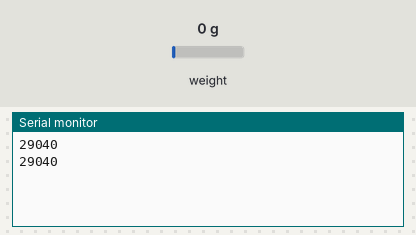
This sketch was run on a simulated Arduino Uno, built with avr-gcc and run on an emulated ATmega328P. Parts: the last lines printed to the serial monitor. Wiring (inferred from the names in the program): HX711 load-cell converter: data A1; SCK A0. Inputs (shaded band) come from the test bench; at power-on: weight on the scale 0 g.

Above: at 1.8 s.
1.9 s: weight on the scale set to 100 g
At 2.6 s:
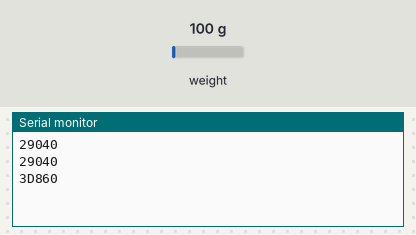
4.5 s: weight on the scale set to 2500 g
At 5.8 s:
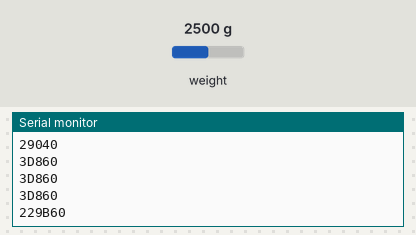
7.5 s: weight on the scale set to 1250 g
At 8.5 s:
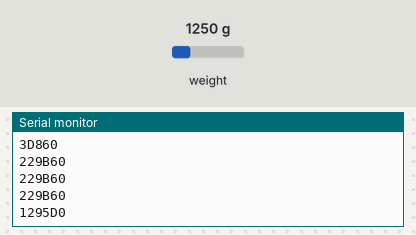
11.5 s: weight on the scale set to 3750 g
At 12.8 s:
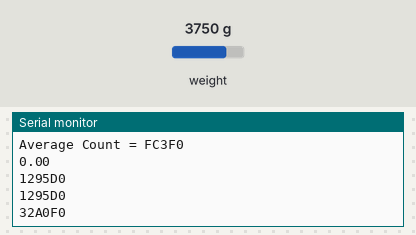
14.5 s: weight on the scale set to 4900 g
At 15.8 s:
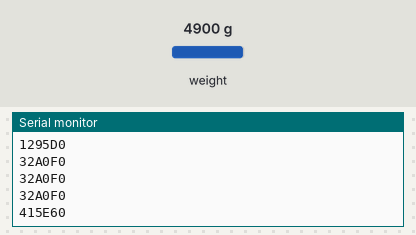

The sketch:

I2Ctestscript.ino
```cpp
unsigned long x = 0, y=0;
unsigned long dataArray[10];
int j = 0;
void setup()
{
  Serial.begin(9600);
  pinMode(A1, INPUT); //data line  //Yellow cable
  pinMode(A0, OUTPUT);  //SCK line  //Orange cable
}

void loop()
{

  for (int j = 0; j < 10; j++)
  {
    digitalWrite(A0, LOW);//SCK is made LL
    while (digitalRead(A1) != LOW) //wait until Data Line goes LOW
      ;
    {
      for (int i = 0; i < 24; i++)  //read 24-bit data from HX711
      {
        clk();      //generate CLK pulse to get MSB-it at A1-pin
        bitWrite(x, 0, digitalRead(A1));
        x = x << 1;
      }
      clk();  //25th pulse
      Serial.println(x, HEX);
      y = x;
      x = 0;
      delay(1000);
    }
    dataArray[j] = y;
  }

  Serial.println("===averaging process=========");
  unsigned long sum = 0;

  for (j = 0; j < 10; j++)
  {
    sum += dataArray[j];
  }
  Serial.print("Average Count = ");
  sum = sum / 10;
  Serial.println(sum, HEX);
  float W = (float)0.90*(sum-901002)/946560 + 0.75;//0.005331 * sum - 1146.176;
  W = (float)W / 1000.00;
  Serial.println(W, 2);
}

void clk()
{
  digitalWrite(A0, HIGH);
  digitalWrite(A0, LOW);
}
```

Measured:
- after the input at 1.9 s, the serial monitor: prints a new line after 0.10 s (image 1)
- after the input at 4.5 s, the serial monitor: prints a new line after 0.50 s (image 2)
- after the input at 7.5 s, the serial monitor: prints a new line after 0.51 s (image 3)
- after the input at 11.5 s, the serial monitor: prints a new line after 0.51 s (image 4)
- after the input at 14.5 s, the serial monitor: prints a new line after 0.51 s (image 5)
